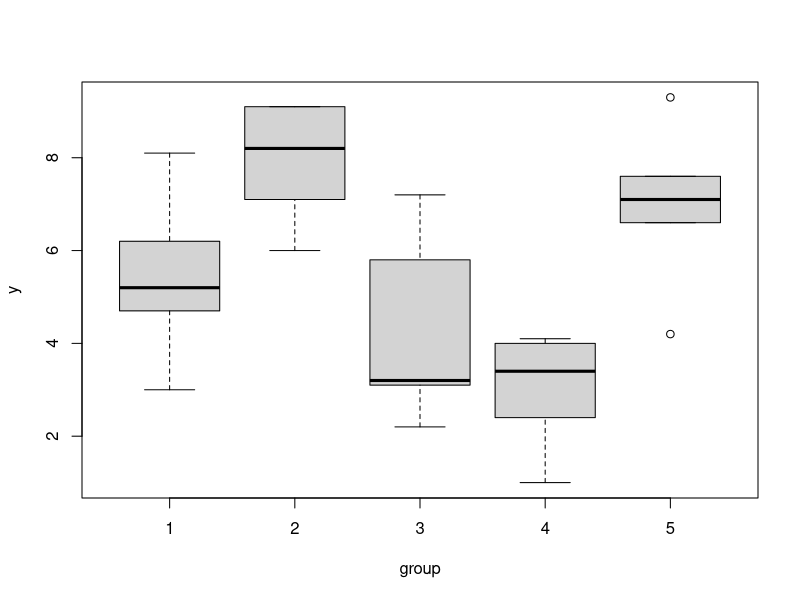

Reproduce this figure in R.
a <- c(5.2, 4.7, 8.1, 6.2, 3.0)
b <- c(9.1, 7.1, 8.2, 6.0, 9.1)
c <- c(3.2, 5.8, 2.2, 3.1, 7.2)
d <- c(2.4, 3.4, 4.1, 1.0, 4.0)
e <- c(7.1, 6.6, 9.3, 4.2, 7.6)

y <- c(a,b,c,d,e)
y

n <- rep(length(a), 5)
n

group <- rep(1:5, n)
group

# combining into data.frame
group_df <- data.frame(y, group)
group_df

# transform from 'integer' to 'factor'
sapply(group_df, class)
group_df <- transform(group_df, group = factor(group))
sapply(group_df, class)

# boxplot
attach(group_df)
boxplot(y ~ group)

# descriptive statistics by group
tapply(y, group, summary)
detach(group_df)

# one-way ANOVA
aov(y ~ group, data = group_df)
summary(aov(y ~ group, data = group_df))

# Bartlett test to test the null hypothesis of equal group variances
bartlett.test(y ~ group, data = group_df)
